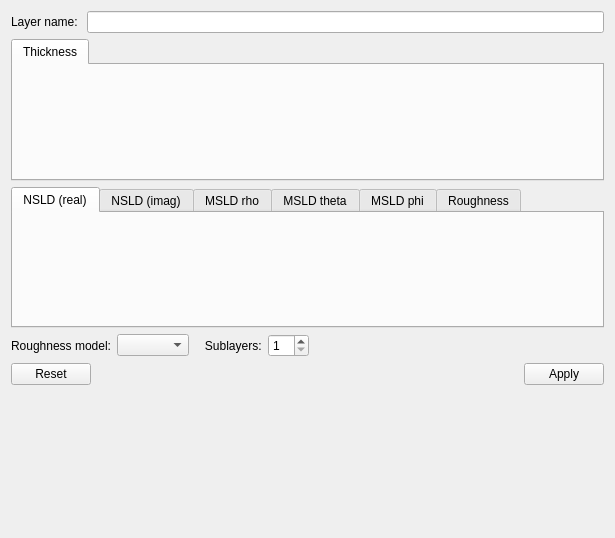
<?xml version="1.0" encoding="UTF-8"?>
<ui version="4.0">
 <class>Form</class>
 <widget class="QWidget" name="Form">
  <property name="geometry">
   <rect>
    <x>0</x>
    <y>0</y>
    <width>615</width>
    <height>538</height>
   </rect>
  </property>
  <property name="windowTitle">
   <string>Form</string>
  </property>
  <layout class="QGridLayout" name="gridLayout">
   <item row="1" column="0">
    <widget class="QTabWidget" name="thickness_tabWidget">
     <widget class="NumericParameterWidget" name="Thickness_widget">
      <attribute name="title">
       <string>Thickness</string>
      </attribute>
     </widget>
    </widget>
   </item>
   <item row="4" column="0">
    <widget class="QDialogButtonBox" name="buttonBox">
     <property name="standardButtons">
      <set>QDialogButtonBox::Apply|QDialogButtonBox::Reset</set>
     </property>
    </widget>
   </item>
   <item row="2" column="0">
    <widget class="QTabWidget" name="other_tabWidget">
     <property name="currentIndex">
      <number>0</number>
     </property>
     <widget class="NumericParameterWidget" name="NSLDR">
      <attribute name="title">
       <string>NSLD (real)</string>
      </attribute>
     </widget>
     <widget class="NumericParameterWidget" name="NSLDI">
      <attribute name="title">
       <string>NSLD (imag)</string>
      </attribute>
     </widget>
     <widget class="NumericParameterWidget" name="MSLD_rho">
      <attribute name="title">
       <string>MSLD rho</string>
      </attribute>
     </widget>
     <widget class="NumericParameterWidget" name="MSLD_theta">
      <attribute name="title">
       <string>MSLD theta</string>
      </attribute>
     </widget>
     <widget class="NumericParameterWidget" name="MSLD_phi">
      <attribute name="title">
       <string>MSLD phi</string>
      </attribute>
     </widget>
     <widget class="NumericParameterWidget" name="Roughness">
      <attribute name="title">
       <string>Roughness</string>
      </attribute>
     </widget>
    </widget>
   </item>
   <item row="0" column="0">
    <layout class="QHBoxLayout" name="horizontalLayout">
     <item>
      <widget class="QLabel" name="Name_label">
       <property name="text">
        <string>Layer name: </string>
       </property>
      </widget>
     </item>
     <item>
      <widget class="QLineEdit" name="Name_lineEdit"/>
     </item>
    </layout>
   </item>
   <item row="5" column="0">
    <spacer name="verticalSpacer">
     <property name="orientation">
      <enum>Qt::Vertical</enum>
     </property>
     <property name="sizeHint" stdset="0">
      <size>
       <width>20</width>
       <height>40</height>
      </size>
     </property>
    </spacer>
   </item>
   <item row="3" column="0">
    <layout class="QHBoxLayout" name="horizontalLayout_2">
     <item>
      <widget class="QLabel" name="roughness_model_label">
       <property name="text">
        <string>Roughness model:</string>
       </property>
      </widget>
     </item>
     <item>
      <widget class="QComboBox" name="roughness_model_comboBox"/>
     </item>
     <item>
      <widget class="QLabel" name="sublayers_label">
       <property name="text">
        <string>   Sublayers:</string>
       </property>
      </widget>
     </item>
     <item>
      <widget class="QSpinBox" name="sublayers_spinBox">
       <property name="minimum">
        <number>1</number>
       </property>
      </widget>
     </item>
     <item>
      <spacer name="horizontalSpacer">
       <property name="orientation">
        <enum>Qt::Horizontal</enum>
       </property>
       <property name="sizeHint" stdset="0">
        <size>
         <width>40</width>
         <height>20</height>
        </size>
       </property>
      </spacer>
     </item>
    </layout>
   </item>
  </layout>
 </widget>
 <customwidgets>
  <customwidget>
   <class>NumericParameterWidget</class>
   <extends>QWidget</extends>
   <header location="global">NumericParameterWidget.h</header>
   <container>1</container>
  </customwidget>
 </customwidgets>
 <resources/>
 <connections/>
</ui>
